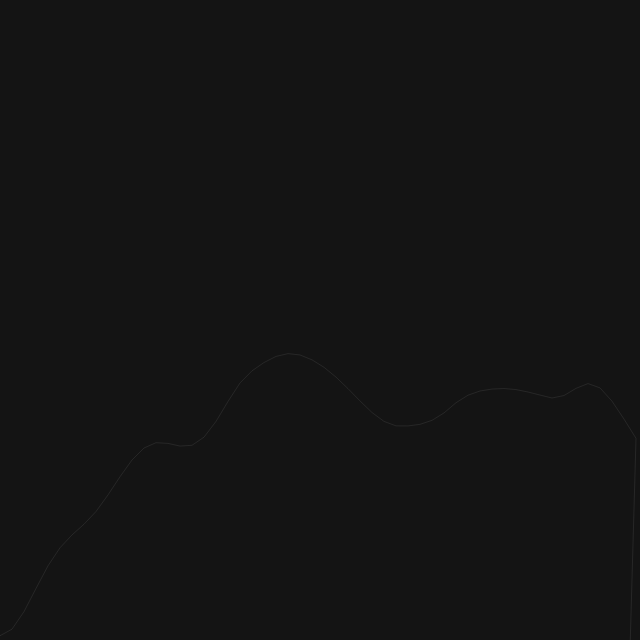
Frame 1 (no input)
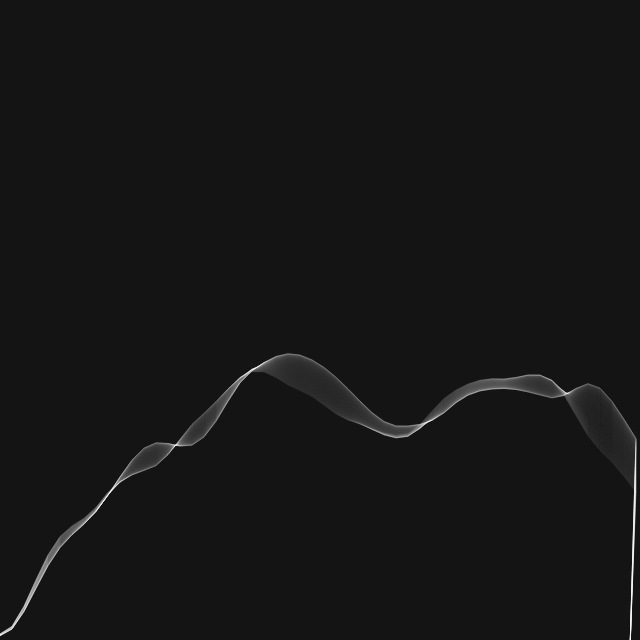
Frame 60 (no input)
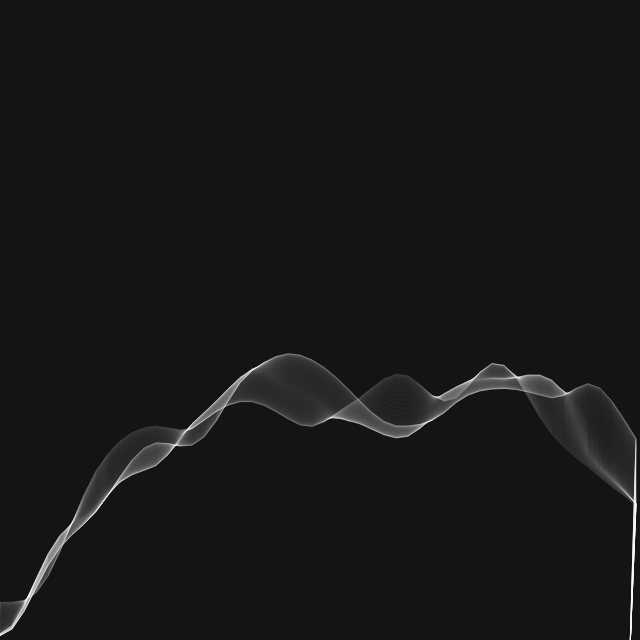
Frame 120 (the mouse pressed at the canvas centre since frame 60)

The p5.js sketch that drew these frames (run headless with seeded random() and noise() and a simulated clock; from frame 60 on, the mouse is pressed at the canvas centre):

// p5.js sketch
// ── sketch.js
var yoff = 0.0

function setup() {
  createCanvas(640,640);
  background(20);

}

function draw() {
  stroke(255,20);
  noFill();

  beginShape();
  var xoff= 0;

	// change the increment for the height of line change
  for (var x = 0; x <= width; x += 12) {
  // Map noise value (between 0 and 1) to y-value of canvas
    var y = map(noise(xoff, yoff), 0, 0.5, 100,500);
    // Set the vertex of a line point
    vertex(x, y);
		// increase offset
    xoff += 0.03;
  }

  //Speed of moving waves
  yoff += 0.002;

	// other vertex points
  vertex(width-10, height+10);
  vertex(-10, height+10);
  endShape(CLOSE);
}

function mousePressed() {
  noLoop();
}

function keyPressed() {
	draw();
	loop();
}
